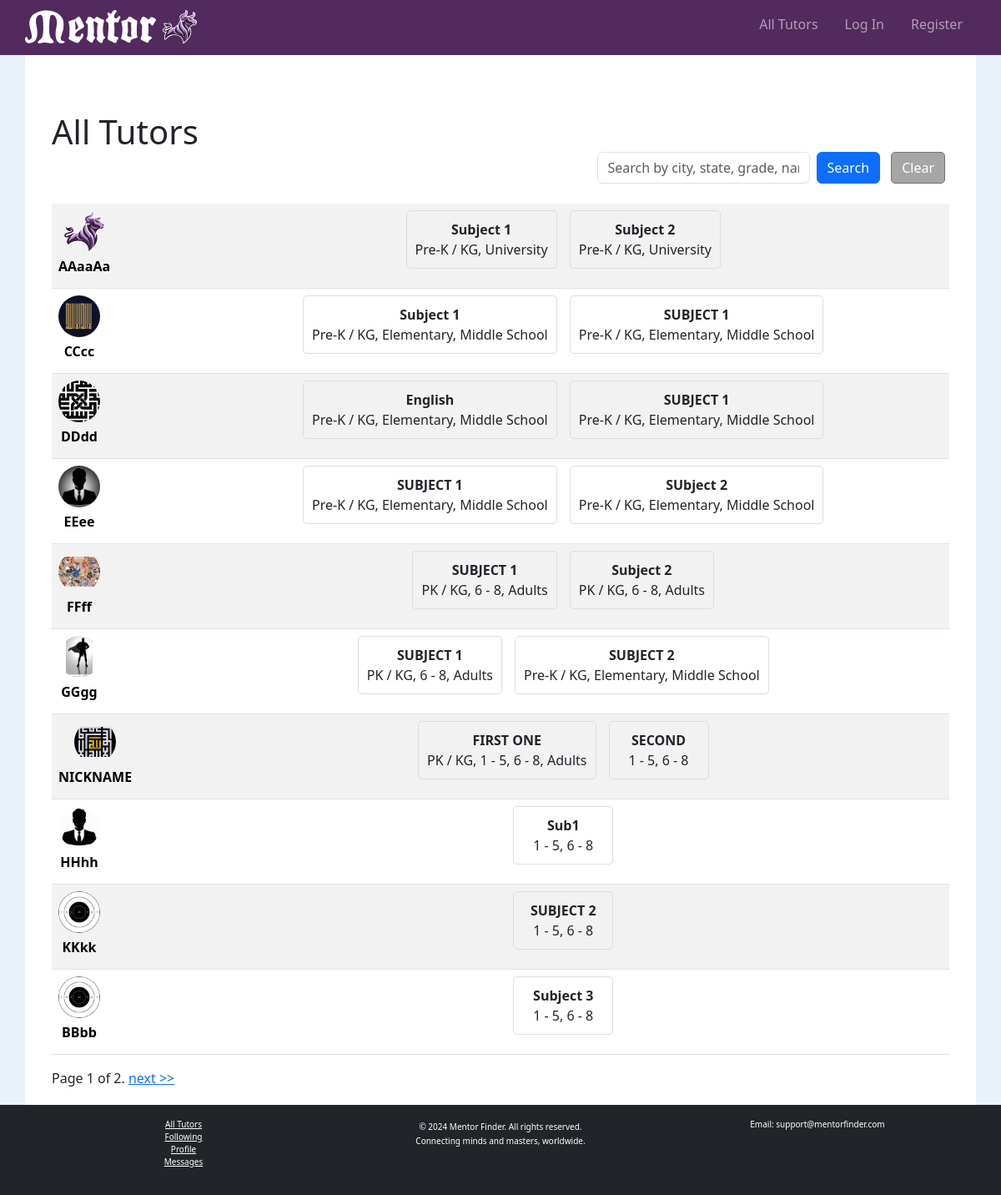
Before: / with the older database file.
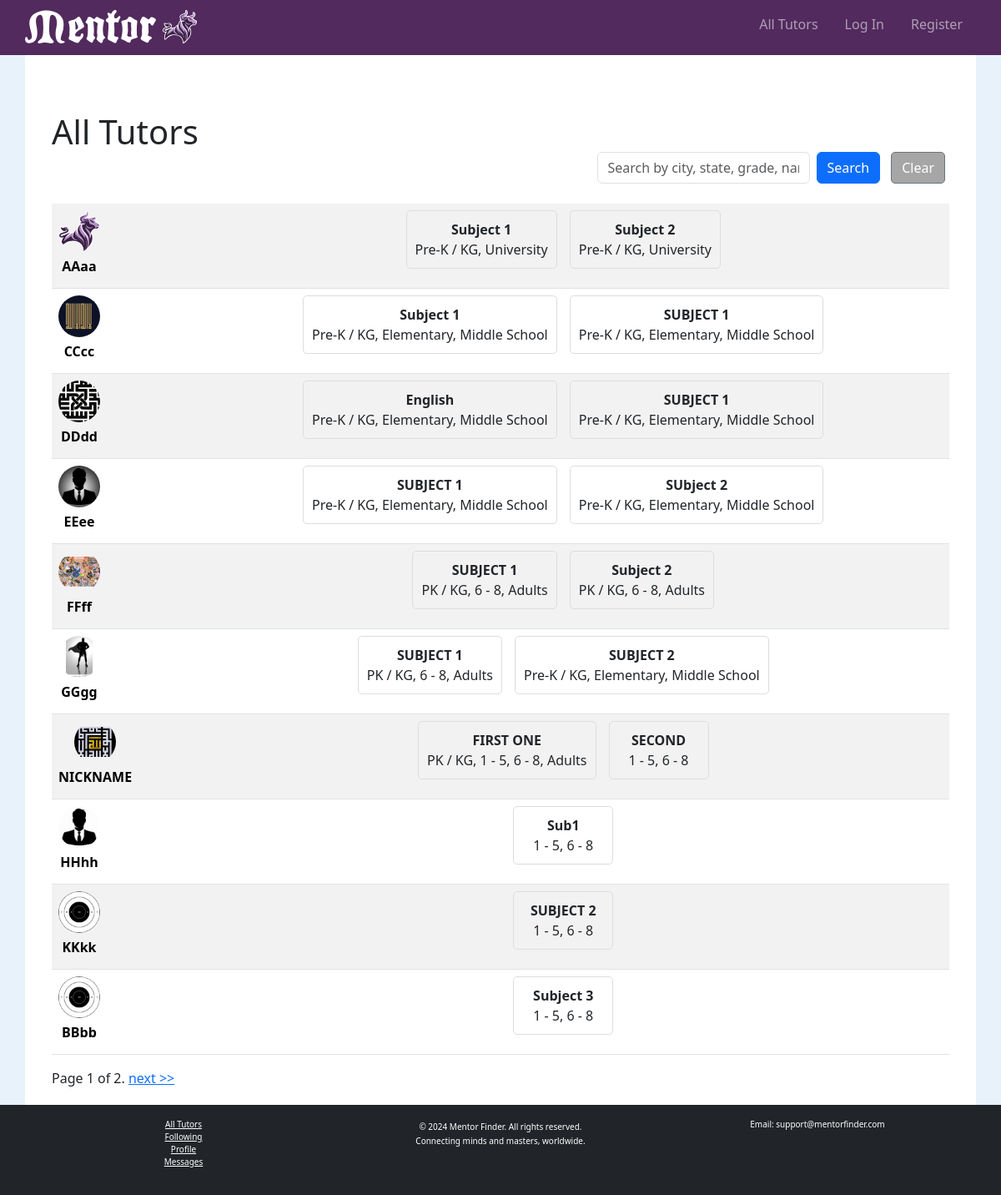
After: the same page with the newer database file.
### tutorhub/models.py (models this page shows, shortened)
class User(AbstractUser):
    nickname = models.CharField(max_length=50, blank=True, null=True)
    email = models.EmailField(unique=True)
    is_tutor = models.BooleanField(default=False)
    street_address = models.TextField(blank=True, null=True)
    city = models.CharField(max_length=100, blank=True, null=True)
    state = models.CharField(max_length=100, blank=True, null=True)
    zip_code = models.CharField(max_length=10, blank=True, null=True)
    profile_image = models.ImageField(upload_to="profile_images/", blank=True, null=True)
    bio = models.TextField(blank=True, null=True)
    birthdate = models.DateField(blank=True, null=True)
    availability = models.JSONField(default=dict, blank=True, null=True)  # Only used if is_tutor is True
    subject_grades = models.ManyToManyField('SubjectGrade', blank=True, related_name="users")  # Added field
    liked_by = models.ManyToManyField("self", symmetrical=False, blank=True, related_name="liked_tutors")
    USERNAME_FIELD = "email"
    REQUIRED_FIELDS = ["username"]

### tutorhub/views.py (the view, shortened to what this page needs)
# urls.py: path("", views.index, name="index"),
def index(request):
    query = request.GET.get('q', '').strip()
    view_type = request.GET.get('view', 'all')
    tutors = User.objects.filter(is_tutor=True)
    paginator = Paginator(tutors, 10)
    page_number = request.GET.get('page')
    page_obj = paginator.get_page(page_number)
    if view_type == "search":
        page_title = "Search Results"
    elif view_type == "following":
        page_title = "Following"
    else:
        page_title = "All Tutors"
    return render(request, 'tutorhub/index.html', {
        'page_obj': page_obj,
        'page_title': page_title,
        'view_type': view_type,
    })

### tutorhub/templates/tutorhub/index.html (shortened to what this page needs)
{% extends "tutorhub/layout.html" %}
{% load static %}
{% block body %}
<div class="container mt-5">
    <h1 id="page-title" class="mb-0">{{ page_title }}</h1>
    <div id="search-container" class="mb-4 d-flex justify-content-end align-items-center">
        <form id="search-form" action="{% if user.is_authenticated %}{% url 'index' %}{% else %}{% url 'login' %}{% endif %}" method="get" class="d-flex align-items-center">
            <input type="text" name="q" id="search-input" class="form-control me-2" placeholder="Search by city, state, grade, name" value="{{ request.GET.q|default:'' }}">
            <button type="submit" class="btn btn-primary me-2" {% if not user.is_authenticated %} data-alert="true" {% endif %}>Search</button>            <a href="{% url 'index' %}" class="btn btn-secondary">Clear</a>
        </form>
    </div>
    <table class="table table-striped">
        <tbody>
            {% for tutor in page_obj %}
            <tr class="clickable-row" data-href="{% if user.is_authenticated %}{% url 'profile' tutor.id %}{% else %}{% url 'login' %}{% endif %}"">
                <td>
                    <div class="tutor-row">
                        <div class="profile-info">
                            {% if tutor.profile_image %}
                                <img id="profile-img-thumb" src="{{ tutor.profile_image.url }}" alt="{{ tutor.nickname }}">
                            {% else %}
                                <img id="profile-img-thumb" src="{% static 'tutorhub/images/mentor-logo-bull.svg' %}" alt="Default Logo">
                            {% endif %}
                            <a href="{% url 'profile' tutor.id %}" class="profile-name">{{ tutor.nickname }}</a>
                        </div>
                    </div>
                </td>
                <td>
                    <div class="subject-grade-container">
                        {% for subject_grade in tutor.tutor_subject_grades.all %}
                            <div id="subject-grade">
                                <strong>{{ subject_grade.subject }}</strong>
                                <div>{{ subject_grade.grade_levels|join:", " }}</div>
                            </div>
                        {% empty %}
                            <div>No subjects available.</div>
                        {% endfor %}
                    </div>
                </td>
            </tr>
            {% endfor %}
        </tbody>
    </table>
    <div class="pagination">
        <span class="step-links">
            <span class="current">
                Page {{ page_obj.number }} of {{ page_obj.paginator.num_pages }}.
            </span>
            {% if page_obj.has_next %}
                <a href="?page={{ page_obj.next_page_number }}">next >></a>
            {% endif %}
        </span>
    </div>
</div>
{% endblock %}

Changed rows visible on the page:
changed User: nickname "AAaaAa" → "AAaa"
